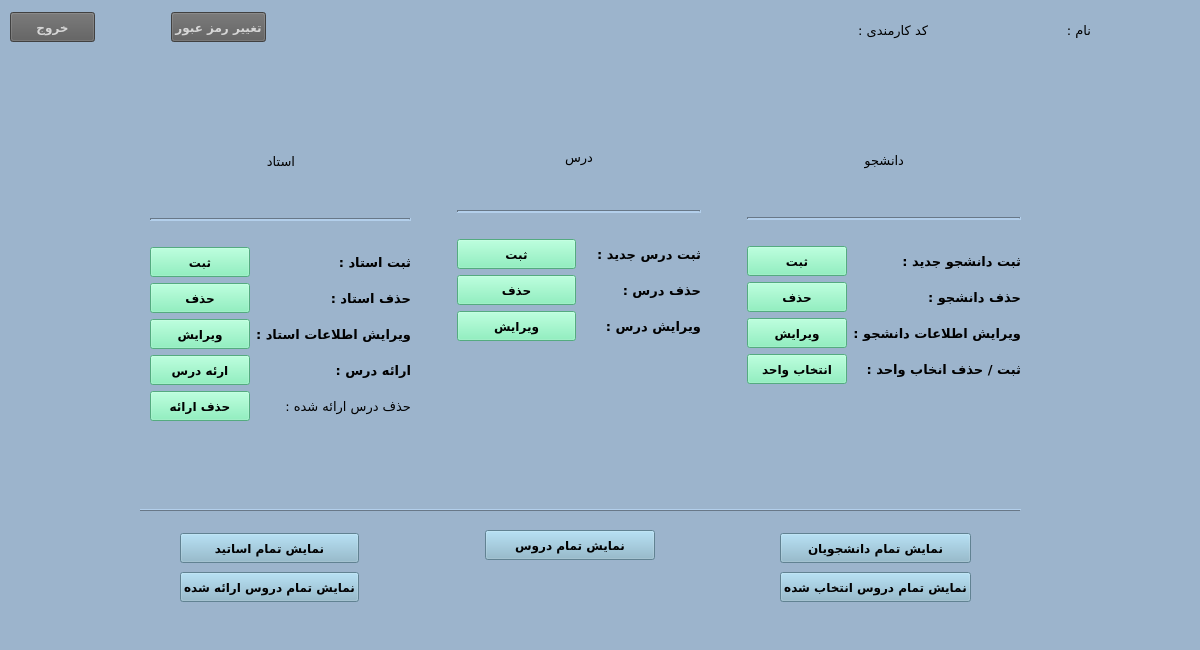
<?xml version="1.0" encoding="UTF-8"?>
<ui version="4.0">
 <class>EmployeeMainWindow</class>
 <widget class="QMainWindow" name="EmployeeMainWindow">
  <property name="geometry">
   <rect>
    <x>0</x>
    <y>0</y>
    <width>1200</width>
    <height>650</height>
   </rect>
  </property>
  <property name="windowTitle">
   <string>MainWindow</string>
  </property>
  <property name="styleSheet">
   <string notr="true">background-color: rgb(156, 180, 204)</string>
  </property>
  <widget class="QWidget" name="centralwidget">
   <widget class="QWidget" name="layoutWidget">
    <property name="geometry">
     <rect>
      <x>140</x>
      <y>500</y>
      <width>881</width>
      <height>22</height>
     </rect>
    </property>
    <layout class="QHBoxLayout" name="horizontalLayout_12">
     <item>
      <widget class="Line" name="line_5">
       <property name="minimumSize">
        <size>
         <width>243</width>
         <height>0</height>
        </size>
       </property>
       <property name="frameShadow">
        <enum>QFrame::Raised</enum>
       </property>
       <property name="lineWidth">
        <number>1</number>
       </property>
       <property name="orientation">
        <enum>Qt::Horizontal</enum>
       </property>
      </widget>
     </item>
    </layout>
   </widget>
   <widget class="QWidget" name="layoutWidget_2">
    <property name="geometry">
     <rect>
      <x>810</x>
      <y>10</y>
      <width>281</width>
      <height>40</height>
     </rect>
    </property>
    <layout class="QHBoxLayout" name="horizontalLayout_6">
     <item>
      <layout class="QHBoxLayout" name="horizontalLayout_5">
       <item>
        <widget class="QLabel" name="label_employeeCode">
         <property name="font">
          <font>
           <family>B Roya</family>
           <pointsize>10</pointsize>
           <weight>75</weight>
           <bold>true</bold>
          </font>
         </property>
         <property name="text">
          <string/>
         </property>
        </widget>
       </item>
       <item>
        <widget class="QLabel" name="label_3">
         <property name="font">
          <font>
           <family>B Titr</family>
           <pointsize>10</pointsize>
          </font>
         </property>
         <property name="text">
          <string>کد کارمندی :</string>
         </property>
        </widget>
       </item>
      </layout>
     </item>
     <item>
      <spacer name="horizontalSpacer">
       <property name="orientation">
        <enum>Qt::Horizontal</enum>
       </property>
       <property name="sizeType">
        <enum>QSizePolicy::Minimum</enum>
       </property>
       <property name="sizeHint" stdset="0">
        <size>
         <width>40</width>
         <height>20</height>
        </size>
       </property>
      </spacer>
     </item>
     <item>
      <layout class="QHBoxLayout" name="horizontalLayout_4">
       <item>
        <widget class="QLabel" name="label_name">
         <property name="font">
          <font>
           <family>B Roya</family>
           <pointsize>10</pointsize>
           <weight>75</weight>
           <bold>true</bold>
          </font>
         </property>
         <property name="text">
          <string/>
         </property>
        </widget>
       </item>
       <item>
        <widget class="QLabel" name="label">
         <property name="font">
          <font>
           <family>B Titr</family>
           <pointsize>10</pointsize>
          </font>
         </property>
         <property name="text">
          <string>نام :</string>
         </property>
        </widget>
       </item>
      </layout>
     </item>
    </layout>
   </widget>
   <widget class="QWidget" name="layoutWidget_3">
    <property name="geometry">
     <rect>
      <x>180</x>
      <y>530</y>
      <width>791</width>
      <height>77</height>
     </rect>
    </property>
    <layout class="QHBoxLayout" name="horizontalLayout_13">
     <item>
      <layout class="QVBoxLayout" name="verticalLayout_10">
       <item>
        <widget class="QPushButton" name="pushButton_showTeacher">
         <property name="minimumSize">
          <size>
           <width>170</width>
           <height>30</height>
          </size>
         </property>
         <property name="font">
          <font>
           <family>B Nazanin</family>
           <pointsize>9</pointsize>
           <weight>75</weight>
           <bold>true</bold>
          </font>
         </property>
         <property name="styleSheet">
          <string notr="true">background-color: rgb(136, 182, 204)</string>
         </property>
         <property name="text">
          <string>نمایش تمام اساتید</string>
         </property>
        </widget>
       </item>
       <item>
        <widget class="QPushButton" name="pushButton_showErae">
         <property name="minimumSize">
          <size>
           <width>170</width>
           <height>30</height>
          </size>
         </property>
         <property name="font">
          <font>
           <family>B Nazanin</family>
           <pointsize>9</pointsize>
           <weight>75</weight>
           <bold>true</bold>
          </font>
         </property>
         <property name="styleSheet">
          <string notr="true">background-color: rgb(136, 182, 204)</string>
         </property>
         <property name="text">
          <string>نمایش تمام دروس ارائه شده</string>
         </property>
        </widget>
       </item>
      </layout>
     </item>
     <item>
      <spacer name="horizontalSpacer_14">
       <property name="orientation">
        <enum>Qt::Horizontal</enum>
       </property>
       <property name="sizeHint" stdset="0">
        <size>
         <width>40</width>
         <height>20</height>
        </size>
       </property>
      </spacer>
     </item>
     <item>
      <layout class="QVBoxLayout" name="verticalLayout_11">
       <item>
        <widget class="QPushButton" name="pushButton_showLesson">
         <property name="minimumSize">
          <size>
           <width>170</width>
           <height>30</height>
          </size>
         </property>
         <property name="font">
          <font>
           <family>B Nazanin</family>
           <pointsize>9</pointsize>
           <weight>75</weight>
           <bold>true</bold>
          </font>
         </property>
         <property name="styleSheet">
          <string notr="true">background-color: rgb(136, 182, 204)</string>
         </property>
         <property name="text">
          <string>نمایش تمام دروس</string>
         </property>
        </widget>
       </item>
       <item>
        <spacer name="verticalSpacer">
         <property name="orientation">
          <enum>Qt::Vertical</enum>
         </property>
         <property name="sizeHint" stdset="0">
          <size>
           <width>20</width>
           <height>28</height>
          </size>
         </property>
        </spacer>
       </item>
      </layout>
     </item>
     <item>
      <spacer name="horizontalSpacer_15">
       <property name="orientation">
        <enum>Qt::Horizontal</enum>
       </property>
       <property name="sizeHint" stdset="0">
        <size>
         <width>40</width>
         <height>20</height>
        </size>
       </property>
      </spacer>
     </item>
     <item>
      <layout class="QVBoxLayout" name="verticalLayout_12">
       <item>
        <widget class="QPushButton" name="pushButton_showStu">
         <property name="minimumSize">
          <size>
           <width>170</width>
           <height>30</height>
          </size>
         </property>
         <property name="font">
          <font>
           <family>B Nazanin</family>
           <pointsize>9</pointsize>
           <weight>75</weight>
           <bold>true</bold>
          </font>
         </property>
         <property name="styleSheet">
          <string notr="true">background-color: rgb(136, 182, 204)</string>
         </property>
         <property name="text">
          <string>نمایش تمام دانشجویان</string>
         </property>
        </widget>
       </item>
       <item>
        <widget class="QPushButton" name="pushButton_showEntekhab">
         <property name="minimumSize">
          <size>
           <width>170</width>
           <height>30</height>
          </size>
         </property>
         <property name="font">
          <font>
           <family>B Nazanin</family>
           <pointsize>9</pointsize>
           <weight>75</weight>
           <bold>true</bold>
          </font>
         </property>
         <property name="styleSheet">
          <string notr="true">background-color: rgb(136, 182, 204)</string>
         </property>
         <property name="text">
          <string>نمایش تمام دروس انتخاب شده</string>
         </property>
        </widget>
       </item>
      </layout>
     </item>
    </layout>
   </widget>
   <widget class="QWidget" name="layoutWidget_4">
    <property name="geometry">
     <rect>
      <x>150</x>
      <y>110</y>
      <width>871</width>
      <height>311</height>
     </rect>
    </property>
    <layout class="QHBoxLayout" name="horizontalLayout_11">
     <item>
      <layout class="QVBoxLayout" name="verticalLayout_7">
       <item>
        <layout class="QHBoxLayout" name="horizontalLayout_9">
         <item>
          <spacer name="horizontalSpacer_9">
           <property name="orientation">
            <enum>Qt::Horizontal</enum>
           </property>
           <property name="sizeHint" stdset="0">
            <size>
             <width>40</width>
             <height>20</height>
            </size>
           </property>
          </spacer>
         </item>
         <item>
          <widget class="QLabel" name="label_6">
           <property name="font">
            <font>
             <family>B Titr</family>
             <pointsize>10</pointsize>
            </font>
           </property>
           <property name="text">
            <string>استاد</string>
           </property>
          </widget>
         </item>
         <item>
          <spacer name="horizontalSpacer_8">
           <property name="orientation">
            <enum>Qt::Horizontal</enum>
           </property>
           <property name="sizeHint" stdset="0">
            <size>
             <width>40</width>
             <height>20</height>
            </size>
           </property>
          </spacer>
         </item>
        </layout>
       </item>
       <item>
        <widget class="Line" name="line_3">
         <property name="lineWidth">
          <number>2</number>
         </property>
         <property name="orientation">
          <enum>Qt::Horizontal</enum>
         </property>
        </widget>
       </item>
       <item>
        <spacer name="horizontalSpacer_10">
         <property name="orientation">
          <enum>Qt::Horizontal</enum>
         </property>
         <property name="sizeHint" stdset="0">
          <size>
           <width>218</width>
           <height>20</height>
          </size>
         </property>
        </spacer>
       </item>
       <item>
        <layout class="QHBoxLayout" name="horizontalLayout_3">
         <item>
          <layout class="QVBoxLayout" name="verticalLayout_2">
           <item>
            <widget class="QPushButton" name="pushButton_addTeacher">
             <property name="minimumSize">
              <size>
               <width>100</width>
               <height>30</height>
              </size>
             </property>
             <property name="font">
              <font>
               <family>B Nazanin</family>
               <pointsize>9</pointsize>
               <weight>75</weight>
               <bold>true</bold>
              </font>
             </property>
             <property name="styleSheet">
              <string notr="true">background-color:rgb(118, 240, 179)</string>
             </property>
             <property name="text">
              <string>ثبت</string>
             </property>
            </widget>
           </item>
           <item>
            <widget class="QPushButton" name="pushButton_removeTeacher">
             <property name="minimumSize">
              <size>
               <width>100</width>
               <height>30</height>
              </size>
             </property>
             <property name="font">
              <font>
               <family>B Nazanin</family>
               <pointsize>9</pointsize>
               <weight>75</weight>
               <bold>true</bold>
              </font>
             </property>
             <property name="styleSheet">
              <string notr="true">background-color:rgb(118, 240, 179)</string>
             </property>
             <property name="text">
              <string>حذف</string>
             </property>
            </widget>
           </item>
           <item>
            <widget class="QPushButton" name="pushButton_editTeacher">
             <property name="minimumSize">
              <size>
               <width>100</width>
               <height>30</height>
              </size>
             </property>
             <property name="font">
              <font>
               <family>B Nazanin</family>
               <pointsize>9</pointsize>
               <weight>75</weight>
               <bold>true</bold>
              </font>
             </property>
             <property name="styleSheet">
              <string notr="true">background-color:rgb(118, 240, 179)</string>
             </property>
             <property name="text">
              <string>ویرایش</string>
             </property>
            </widget>
           </item>
           <item>
            <widget class="QPushButton" name="pushButton_eraeDars">
             <property name="minimumSize">
              <size>
               <width>100</width>
               <height>30</height>
              </size>
             </property>
             <property name="font">
              <font>
               <family>B Nazanin</family>
               <pointsize>9</pointsize>
               <weight>75</weight>
               <bold>true</bold>
              </font>
             </property>
             <property name="styleSheet">
              <string notr="true">background-color:rgb(118, 240, 179)</string>
             </property>
             <property name="text">
              <string>ارئه درس</string>
             </property>
            </widget>
           </item>
           <item>
            <widget class="QPushButton" name="pushButton_removeErae">
             <property name="minimumSize">
              <size>
               <width>100</width>
               <height>30</height>
              </size>
             </property>
             <property name="font">
              <font>
               <family>B Nazanin</family>
               <pointsize>9</pointsize>
               <weight>75</weight>
               <bold>true</bold>
              </font>
             </property>
             <property name="styleSheet">
              <string notr="true">background-color: rgb(118, 240, 179)</string>
             </property>
             <property name="text">
              <string>حذف ارائه</string>
             </property>
            </widget>
           </item>
          </layout>
         </item>
         <item>
          <layout class="QVBoxLayout" name="verticalLayout">
           <item>
            <widget class="QLabel" name="label_15">
             <property name="font">
              <font>
               <family>B Koodak</family>
               <pointsize>10</pointsize>
               <weight>75</weight>
               <bold>true</bold>
              </font>
             </property>
             <property name="text">
              <string>ثبت استاد :</string>
             </property>
            </widget>
           </item>
           <item>
            <widget class="QLabel" name="label_16">
             <property name="font">
              <font>
               <family>B Koodak</family>
               <pointsize>10</pointsize>
               <weight>75</weight>
               <bold>true</bold>
              </font>
             </property>
             <property name="text">
              <string>حذف استاد :</string>
             </property>
            </widget>
           </item>
           <item>
            <widget class="QLabel" name="label_17">
             <property name="font">
              <font>
               <family>B Koodak</family>
               <pointsize>10</pointsize>
               <weight>75</weight>
               <bold>true</bold>
              </font>
             </property>
             <property name="text">
              <string>ویرایش اطلاعات استاد :</string>
             </property>
            </widget>
           </item>
           <item>
            <widget class="QLabel" name="label_18">
             <property name="font">
              <font>
               <family>B Koodak</family>
               <pointsize>10</pointsize>
               <weight>75</weight>
               <bold>true</bold>
              </font>
             </property>
             <property name="text">
              <string>ارائه درس :</string>
             </property>
            </widget>
           </item>
           <item>
            <widget class="QLabel" name="label_2">
             <property name="font">
              <font>
               <family>B Koodak</family>
               <pointsize>10</pointsize>
              </font>
             </property>
             <property name="text">
              <string>حذف درس ارائه شده :</string>
             </property>
            </widget>
           </item>
          </layout>
         </item>
        </layout>
       </item>
      </layout>
     </item>
     <item>
      <spacer name="verticalSpacer_5">
       <property name="orientation">
        <enum>Qt::Vertical</enum>
       </property>
       <property name="sizeHint" stdset="0">
        <size>
         <width>20</width>
         <height>238</height>
        </size>
       </property>
      </spacer>
     </item>
     <item>
      <spacer name="verticalSpacer_6">
       <property name="orientation">
        <enum>Qt::Vertical</enum>
       </property>
       <property name="sizeHint" stdset="0">
        <size>
         <width>20</width>
         <height>218</height>
        </size>
       </property>
      </spacer>
     </item>
     <item>
      <layout class="QVBoxLayout" name="verticalLayout_8">
       <item>
        <layout class="QHBoxLayout" name="horizontalLayout_8">
         <item>
          <spacer name="horizontalSpacer_5">
           <property name="orientation">
            <enum>Qt::Horizontal</enum>
           </property>
           <property name="sizeHint" stdset="0">
            <size>
             <width>40</width>
             <height>20</height>
            </size>
           </property>
          </spacer>
         </item>
         <item>
          <widget class="QLabel" name="label_5">
           <property name="font">
            <font>
             <family>B Titr</family>
             <pointsize>10</pointsize>
            </font>
           </property>
           <property name="text">
            <string>درس</string>
           </property>
          </widget>
         </item>
         <item>
          <spacer name="horizontalSpacer_6">
           <property name="orientation">
            <enum>Qt::Horizontal</enum>
           </property>
           <property name="sizeHint" stdset="0">
            <size>
             <width>40</width>
             <height>20</height>
            </size>
           </property>
          </spacer>
         </item>
        </layout>
       </item>
       <item>
        <widget class="Line" name="line_2">
         <property name="frameShadow">
          <enum>QFrame::Sunken</enum>
         </property>
         <property name="lineWidth">
          <number>2</number>
         </property>
         <property name="orientation">
          <enum>Qt::Horizontal</enum>
         </property>
        </widget>
       </item>
       <item>
        <spacer name="horizontalSpacer_7">
         <property name="orientation">
          <enum>Qt::Horizontal</enum>
         </property>
         <property name="sizeHint" stdset="0">
          <size>
           <width>178</width>
           <height>20</height>
          </size>
         </property>
        </spacer>
       </item>
       <item>
        <layout class="QHBoxLayout" name="horizontalLayout">
         <item>
          <layout class="QVBoxLayout" name="verticalLayout_4">
           <item>
            <widget class="QPushButton" name="pushButton_addLesson">
             <property name="minimumSize">
              <size>
               <width>100</width>
               <height>30</height>
              </size>
             </property>
             <property name="font">
              <font>
               <family>B Nazanin</family>
               <pointsize>9</pointsize>
               <weight>75</weight>
               <bold>true</bold>
              </font>
             </property>
             <property name="styleSheet">
              <string notr="true">background-color:rgb(118, 240, 179)</string>
             </property>
             <property name="text">
              <string>ثبت</string>
             </property>
            </widget>
           </item>
           <item>
            <widget class="QPushButton" name="pushButton_removeLesson">
             <property name="minimumSize">
              <size>
               <width>100</width>
               <height>30</height>
              </size>
             </property>
             <property name="font">
              <font>
               <family>B Nazanin</family>
               <pointsize>9</pointsize>
               <weight>75</weight>
               <bold>true</bold>
              </font>
             </property>
             <property name="styleSheet">
              <string notr="true">background-color:rgb(118, 240, 179)</string>
             </property>
             <property name="text">
              <string>حذف</string>
             </property>
            </widget>
           </item>
           <item>
            <widget class="QPushButton" name="pushButton_editLesson">
             <property name="minimumSize">
              <size>
               <width>100</width>
               <height>30</height>
              </size>
             </property>
             <property name="font">
              <font>
               <family>B Nazanin</family>
               <pointsize>9</pointsize>
               <weight>75</weight>
               <bold>true</bold>
              </font>
             </property>
             <property name="styleSheet">
              <string notr="true">background-color:rgb(118, 240, 179)</string>
             </property>
             <property name="text">
              <string>ویرایش</string>
             </property>
            </widget>
           </item>
          </layout>
         </item>
         <item>
          <layout class="QVBoxLayout" name="verticalLayout_3">
           <item>
            <widget class="QLabel" name="label_12">
             <property name="font">
              <font>
               <family>B Koodak</family>
               <pointsize>10</pointsize>
               <weight>75</weight>
               <bold>true</bold>
              </font>
             </property>
             <property name="text">
              <string>ثبت درس جدید :</string>
             </property>
            </widget>
           </item>
           <item>
            <widget class="QLabel" name="label_13">
             <property name="font">
              <font>
               <family>B Koodak</family>
               <pointsize>10</pointsize>
               <weight>75</weight>
               <bold>true</bold>
              </font>
             </property>
             <property name="text">
              <string>حذف درس :</string>
             </property>
            </widget>
           </item>
           <item>
            <widget class="QLabel" name="label_14">
             <property name="font">
              <font>
               <family>B Koodak</family>
               <pointsize>10</pointsize>
               <weight>75</weight>
               <bold>true</bold>
              </font>
             </property>
             <property name="text">
              <string>ویرایش درس :</string>
             </property>
            </widget>
           </item>
          </layout>
         </item>
        </layout>
       </item>
       <item>
        <spacer name="horizontalSpacer_11">
         <property name="orientation">
          <enum>Qt::Horizontal</enum>
         </property>
         <property name="sizeHint" stdset="0">
          <size>
           <width>148</width>
           <height>37</height>
          </size>
         </property>
        </spacer>
       </item>
       <item>
        <spacer name="horizontalSpacer_16">
         <property name="orientation">
          <enum>Qt::Horizontal</enum>
         </property>
         <property name="sizeHint" stdset="0">
          <size>
           <width>40</width>
           <height>43</height>
          </size>
         </property>
        </spacer>
       </item>
      </layout>
     </item>
     <item>
      <spacer name="verticalSpacer_7">
       <property name="orientation">
        <enum>Qt::Vertical</enum>
       </property>
       <property name="sizeHint" stdset="0">
        <size>
         <width>20</width>
         <height>218</height>
        </size>
       </property>
      </spacer>
     </item>
     <item>
      <spacer name="verticalSpacer_8">
       <property name="orientation">
        <enum>Qt::Vertical</enum>
       </property>
       <property name="sizeHint" stdset="0">
        <size>
         <width>20</width>
         <height>208</height>
        </size>
       </property>
      </spacer>
     </item>
     <item>
      <layout class="QVBoxLayout" name="verticalLayout_9">
       <item>
        <layout class="QHBoxLayout" name="horizontalLayout_10">
         <item>
          <spacer name="horizontalSpacer_3">
           <property name="orientation">
            <enum>Qt::Horizontal</enum>
           </property>
           <property name="sizeHint" stdset="0">
            <size>
             <width>40</width>
             <height>20</height>
            </size>
           </property>
          </spacer>
         </item>
         <item>
          <widget class="QLabel" name="label_4">
           <property name="font">
            <font>
             <family>B Titr</family>
             <pointsize>10</pointsize>
             <weight>50</weight>
             <bold>false</bold>
             <underline>false</underline>
            </font>
           </property>
           <property name="text">
            <string>دانشجو</string>
           </property>
          </widget>
         </item>
         <item>
          <spacer name="horizontalSpacer_2">
           <property name="orientation">
            <enum>Qt::Horizontal</enum>
           </property>
           <property name="sizeHint" stdset="0">
            <size>
             <width>40</width>
             <height>20</height>
            </size>
           </property>
          </spacer>
         </item>
        </layout>
       </item>
       <item>
        <widget class="Line" name="line">
         <property name="frameShadow">
          <enum>QFrame::Sunken</enum>
         </property>
         <property name="lineWidth">
          <number>2</number>
         </property>
         <property name="orientation">
          <enum>Qt::Horizontal</enum>
         </property>
        </widget>
       </item>
       <item>
        <spacer name="horizontalSpacer_4">
         <property name="orientation">
          <enum>Qt::Horizontal</enum>
         </property>
         <property name="sizeHint" stdset="0">
          <size>
           <width>218</width>
           <height>20</height>
          </size>
         </property>
        </spacer>
       </item>
       <item>
        <layout class="QHBoxLayout" name="horizontalLayout_7">
         <item>
          <layout class="QVBoxLayout" name="verticalLayout_6">
           <item>
            <widget class="QPushButton" name="pushButton_addStu">
             <property name="minimumSize">
              <size>
               <width>100</width>
               <height>30</height>
              </size>
             </property>
             <property name="font">
              <font>
               <family>B Nazanin</family>
               <pointsize>9</pointsize>
               <weight>75</weight>
               <bold>true</bold>
              </font>
             </property>
             <property name="styleSheet">
              <string notr="true">background-color:rgb(118, 240, 179)</string>
             </property>
             <property name="text">
              <string>ثبت</string>
             </property>
            </widget>
           </item>
           <item>
            <widget class="QPushButton" name="pushButton_removeStu">
             <property name="minimumSize">
              <size>
               <width>100</width>
               <height>30</height>
              </size>
             </property>
             <property name="font">
              <font>
               <family>B Nazanin</family>
               <pointsize>9</pointsize>
               <weight>75</weight>
               <bold>true</bold>
              </font>
             </property>
             <property name="styleSheet">
              <string notr="true">background-color:rgb(118, 240, 179)</string>
             </property>
             <property name="text">
              <string>حذف</string>
             </property>
            </widget>
           </item>
           <item>
            <widget class="QPushButton" name="pushButton_editStu">
             <property name="minimumSize">
              <size>
               <width>100</width>
               <height>30</height>
              </size>
             </property>
             <property name="font">
              <font>
               <family>B Nazanin</family>
               <pointsize>9</pointsize>
               <weight>75</weight>
               <bold>true</bold>
              </font>
             </property>
             <property name="styleSheet">
              <string notr="true">background-color:rgb(118, 240, 179)</string>
             </property>
             <property name="text">
              <string>ویرایش</string>
             </property>
            </widget>
           </item>
           <item>
            <widget class="QPushButton" name="pushButton_entekhabVahed">
             <property name="minimumSize">
              <size>
               <width>100</width>
               <height>30</height>
              </size>
             </property>
             <property name="font">
              <font>
               <family>B Nazanin</family>
               <pointsize>9</pointsize>
               <weight>75</weight>
               <bold>true</bold>
              </font>
             </property>
             <property name="styleSheet">
              <string notr="true">background-color:rgb(118, 240, 179)</string>
             </property>
             <property name="text">
              <string>انتخاب واحد</string>
             </property>
            </widget>
           </item>
          </layout>
         </item>
         <item>
          <layout class="QVBoxLayout" name="verticalLayout_5">
           <item>
            <widget class="QLabel" name="label_8">
             <property name="font">
              <font>
               <family>B Koodak</family>
               <pointsize>10</pointsize>
               <weight>75</weight>
               <bold>true</bold>
              </font>
             </property>
             <property name="text">
              <string>ثبت دانشجو جدید :</string>
             </property>
            </widget>
           </item>
           <item>
            <widget class="QLabel" name="label_9">
             <property name="font">
              <font>
               <family>B Koodak</family>
               <pointsize>10</pointsize>
               <weight>75</weight>
               <bold>true</bold>
              </font>
             </property>
             <property name="text">
              <string>حذف دانشجو :</string>
             </property>
            </widget>
           </item>
           <item>
            <widget class="QLabel" name="label_10">
             <property name="font">
              <font>
               <family>B Koodak</family>
               <pointsize>10</pointsize>
               <weight>75</weight>
               <bold>true</bold>
              </font>
             </property>
             <property name="text">
              <string>ویرایش اطلاعات دانشجو :</string>
             </property>
            </widget>
           </item>
           <item>
            <widget class="QLabel" name="label_11">
             <property name="font">
              <font>
               <family>B Koodak</family>
               <pointsize>10</pointsize>
               <weight>75</weight>
               <bold>true</bold>
              </font>
             </property>
             <property name="text">
              <string>ثبت / حذف انخاب واحد :</string>
             </property>
            </widget>
           </item>
          </layout>
         </item>
        </layout>
       </item>
       <item>
        <spacer name="verticalSpacer_2">
         <property name="orientation">
          <enum>Qt::Vertical</enum>
         </property>
         <property name="sizeType">
          <enum>QSizePolicy::Maximum</enum>
         </property>
         <property name="sizeHint" stdset="0">
          <size>
           <width>20</width>
           <height>37</height>
          </size>
         </property>
        </spacer>
       </item>
      </layout>
     </item>
    </layout>
   </widget>
   <widget class="QWidget" name="layoutWidget_5">
    <property name="geometry">
     <rect>
      <x>10</x>
      <y>10</y>
      <width>256</width>
      <height>35</height>
     </rect>
    </property>
    <property name="minimumSize">
     <size>
      <width>70</width>
      <height>0</height>
     </size>
    </property>
    <layout class="QHBoxLayout" name="horizontalLayout_2">
     <item>
      <widget class="QPushButton" name="pushButton_exit">
       <property name="minimumSize">
        <size>
         <width>80</width>
         <height>30</height>
        </size>
       </property>
       <property name="font">
        <font>
         <family>B Nazanin</family>
         <pointsize>9</pointsize>
         <weight>75</weight>
         <bold>true</bold>
        </font>
       </property>
       <property name="styleSheet">
        <string notr="true">background-color: rgb(91, 91, 91);
color: rgb(214, 214, 214);</string>
       </property>
       <property name="text">
        <string>خروج</string>
       </property>
      </widget>
     </item>
     <item>
      <spacer name="horizontalSpacer_12">
       <property name="minimumSize">
        <size>
         <width>70</width>
         <height>0</height>
        </size>
       </property>
       <property name="orientation">
        <enum>Qt::Horizontal</enum>
       </property>
       <property name="sizeType">
        <enum>QSizePolicy::Minimum</enum>
       </property>
       <property name="sizeHint" stdset="0">
        <size>
         <width>40</width>
         <height>20</height>
        </size>
       </property>
      </spacer>
     </item>
     <item>
      <widget class="QPushButton" name="pushButton_setting">
       <property name="minimumSize">
        <size>
         <width>90</width>
         <height>30</height>
        </size>
       </property>
       <property name="font">
        <font>
         <family>B Nazanin</family>
         <pointsize>9</pointsize>
         <weight>75</weight>
         <bold>true</bold>
        </font>
       </property>
       <property name="styleSheet">
        <string notr="true">background-color: rgb(91, 91, 91);
color: rgb(214, 214, 214);</string>
       </property>
       <property name="text">
        <string>تغییر رمز عبور</string>
       </property>
      </widget>
     </item>
    </layout>
   </widget>
  </widget>
 </widget>
 <resources/>
 <connections>
  <connection>
   <sender>pushButton_exit</sender>
   <signal>clicked()</signal>
   <receiver>EmployeeMainWindow</receiver>
   <slot>close()</slot>
   <hints>
    <hint type="sourcelabel">
     <x>50</x>
     <y>35</y>
    </hint>
    <hint type="destinationlabel">
     <x>48</x>
     <y>66</y>
    </hint>
   </hints>
  </connection>
 </connections>
</ui>
